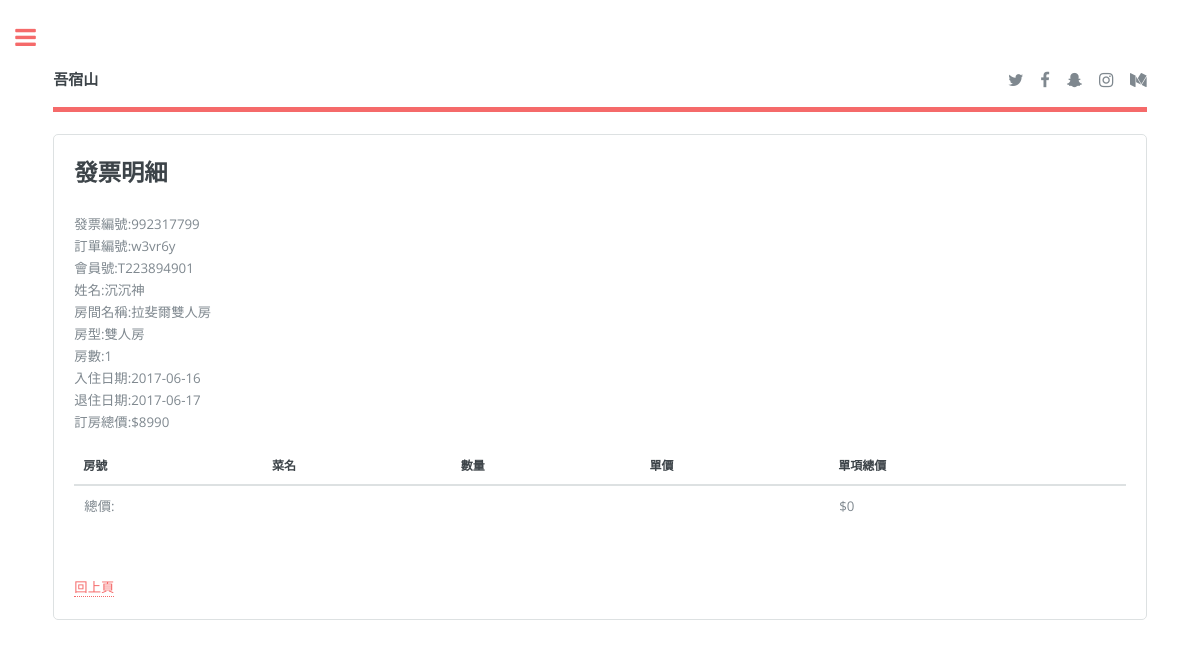
Page /index.php/employee/invoice?id=w3vr6y (signed in) on the committed database.
### tables this page shows
CREATE TABLE IF NOT EXISTS `invoice` (
  `inv_Num` int(11) NOT NULL AUTO_INCREMENT,
  `inv_ID` varchar(10) NOT NULL,
  `rr_OrderNumber` varchar(20) NOT NULL,
  `inv_Date` date DEFAULT NULL,
  `inv_RoomCount` varchar(10) NOT NULL,
  `mem_ID` int(11) DEFAULT NULL,
  `rr_ID` varchar(20) DEFAULT NULL,
  `emp_ID` int(11) DEFAULT NULL,
  `or_ID` int(11) DEFAULT NULL,
  `inv_Price` varchar(10) DEFAULT NULL,
  PRIMARY KEY (`inv_Num`)
);

CREATE TABLE IF NOT EXISTS `room_record` (
  `rr_ID` int(11) NOT NULL AUTO_INCREMENT,
  `room_ID` int(11) NOT NULL,
  `rr_OrderNumber` varchar(10) NOT NULL,
  `rr_RoomNumber` varchar(10) NOT NULL,
  `inv_Num` int(11) DEFAULT NULL,
  `rr_DATE` datetime NOT NULL,
  `rr_Member` varchar(20) NOT NULL,
  `rr_RoomCount` varchar(10) NOT NULL,
  `rr_Checkin` date NOT NULL,
  `rr_Checkout` date NOT NULL,
  `rr_People` varchar(2) DEFAULT NULL,
  `rr_State` varchar(2) NOT NULL,
  `rr_VisaCheck` varchar(2) NOT NULL,
  `rr_finish` int(2) NOT NULL,
  PRIMARY KEY (`rr_ID`)
);

CREATE TABLE IF NOT EXISTS `member` (
  `mem_ID` int(11) NOT NULL AUTO_INCREMENT,
  `mem_Identity` varchar(15) NOT NULL,
  `mem_Pwd` varchar(50) NOT NULL,
  `mem_Email` varchar(50) NOT NULL,
  `mem_Name` varchar(20) NOT NULL,
  `mem_Phone` varchar(20) NOT NULL,
  `mem_Gender` varchar(2) NOT NULL,
  `mem_Date` date NOT NULL,
  `mem_Birth` date NOT NULL,
  `mem_Addr` varchar(50) NOT NULL,
  `mem_Authority` int(11) NOT NULL,
  `mem_Tel` varchar(20) NOT NULL,
  PRIMARY KEY (`mem_ID`)
);

CREATE TABLE IF NOT EXISTS `room` (
  `room_ID` int(11) NOT NULL AUTO_INCREMENT,
  `room_Name` varchar(20) NOT NULL,
  `room_Level` varchar(5) NOT NULL,
  `room_Price` varchar(5) NOT NULL,
  `room_Size` varchar(3) NOT NULL,
  `room_Intro` text NOT NULL,
  `room_Quantity` varchar(3) NOT NULL,
  `room_Img1` varchar(15) NOT NULL,
  `room_Img2` varchar(15) NOT NULL,
  `room_Img3` varchar(15) NOT NULL,
  `room_Img4` varchar(15) NOT NULL,
  `room_Img5` varchar(15) NOT NULL,
  `room_Remarks` text NOT NULL,
  PRIMARY KEY (`room_ID`)
);

### application/controllers/Employee.php (called while the page is built, shortened)
<?php
class Employee extends CI_Controller {
        public function invoice()
        {
                $data['title'] = '-發票明細';
                $this->load->helper('url');
                $this->load->view('templates/header_2', $data);
                $this->load->view('employee/invoice.php');
                $this->load->view('templates/manu');
                $this->load->view('templates/footer');
        }
}

### index.php (called while the page is built, shortened)
<?php
require_once BASEPATH.'core/CodeIgniter.php';

### application/views/employee/invoice.php (the view, shortened to what this page needs)
<br>
<div class="box">
  <h2>發票明細</h2>
  <?php
    $id=$_GET["id"];
    $test = "SELECT *, sum(rr_RoomCount) as roomCount FROM room_record where rr_OrderNumber = '$id' group  by rr_OrderNumber";
    $testResult = mysql_query($test);
    $testRow = mysql_fetch_assoc($testResult);
    $findRoom = "SELECT * FROM room where room_ID = '{$testRow['room_ID']}'";
    $findRoomResult = mysql_query($findRoom);
    $findRoomRow = mysql_fetch_assoc($findRoomResult);
    $findCustomer = "SELECT * FROM member where mem_Identity = '{$testRow["rr_Member"]}'";
    $findCustomerResult = mysql_query($findCustomer);
    $findCustomerRow = mysql_fetch_assoc($findCustomerResult);
    $invoice = "select * from invoice where rr_OrderNumber = '$id'";
    $invoiceResult = mysql_query($invoice);
    $invoiceRow = mysql_fetch_assoc($invoiceResult);
    $sql_room = "select room_Price from room where room_ID = {$testRow['room_ID']}";
    $result_room = mysql_query($sql_room);
    $row_room = mysql_fetch_assoc($result_room);
    $totalPrice = $invoiceRow["inv_RoomCount"] * $row_room['room_Price'];
    echo "發票編號:".$invoiceRow["inv_ID"]."<br>";
    echo "訂單編號:".$testRow["rr_OrderNumber"]."<br>";
    echo "會員號:".$testRow["rr_Member"]."<br>";
    echo "姓名:".$findCustomerRow["mem_Name"]."<br>";
    echo "房間名稱:".$findRoomRow["room_Name"]."<br>";
    echo "房型:".$findRoomRow["room_Size"]."<br>";
    echo "房數:".$testRow["roomCount"]."<br>";
    echo "入住日期:".$testRow["rr_Checkin"]."<br>";
    echo "退住日期:".$testRow["rr_Checkout"]."<br>";
    echo "訂房總價:$".$totalPrice."<br><br>";
    echo "<table border=1>";
    echo "<thead>
            <tr>
              <th>房號</th>
              <th>菜名</th>
              <th>數量</th>
              <th>單價</th>
              <th>單項總價</th>
            </tr>
          </thead>";
    $sql2= "select total from price_total where Number='$id' limit 1";
    $result2 = mysql_query($sql2);
    $row2 = mysql_fetch_assoc($result2);
    $foodprice = "0";
    $foodprice += $row2["total"];
    echo"<tfoot>
            <tr>
              <td colspan=\"4\">總價: </td>
              <td>$".$foodprice."</td>
            </tr>
          </tfoot>
        ";
    echo "</table>";
    echo "<br>";
    echo "<a href='view_record'>回上頁</a>";
  ?>
</div>

### assets/css/main.css (style rules this page uses)
html, body, div, span, applet, object, iframe, h1, h2, h3, h4, h5, h6, p, blockquote, pre, a, abbr, acronym, address, big, cite, code, del, dfn, em, img, ins, kbd, q, s, samp, small, strike, strong, sub, sup, tt, var, b, u, i, center, dl, dt, dd, ol, ul, li, fieldset, form, label, legend, table, caption, tbody, tfoot, thead, tr, th, td, article, aside, canvas, details, embed, figure, figcaption, footer, header, hgroup, menu, nav, output, ruby, section, summary, time, mark, audio, video { margin: 0; padding: 0; border: 0; font-size: 100%; font: inherit; vertical-align: baseline; }
body { line-height: 1; }
table { border-collapse: collapse; border-spacing: 0; }
body { -webkit-text-size-adjust: none; }
*, *:before, *:after { -moz-box-sizing: border-box; -webkit-box-sizing: border-box; box-sizing: border-box; }
body { -ms-overflow-style: scrollbar; }
body { background: #ffffff; }
body, input, select, textarea { color: #7f888f; font-family: "Open Sans", sans-serif; font-size: 13pt; font-weight: 400; line-height: 1.65; }
@media screen and (max-width: 1680px) { body, input, select, textarea { font-size: 11pt; } }
@media screen and (max-width: 1280px) { body, input, select, textarea { font-size: 10pt; } }
a { -moz-transition: color 0.2s ease-in-out, border-bottom-color 0.2s ease-in-out; -webkit-transition: color 0.2s ease-in-out, border-bottom-color 0.2s ease-in-out; -ms-transition: color 0.2s ease-in-out, border-bottom-color 0.2s ease-in-out; transition: color 0.2s ease-in-out, border-bottom-color 0.2s ease-in-out; border-bottom: dotted 1px; color: #f56a6a; text-decoration: none; }
h1, h2, h3, h4, h5, h6 { color: #3d4449; font-family: "Roboto Slab", serif; font-weight: 700; line-height: 1.5; margin: 0 0 1em 0; }
h2 { font-size: 1.75em; }
.box { border-radius: 0.375em; border: solid 1px rgba(210, 215, 217, 0.75); margin-bottom: 2em; padding: 1.5em; }
.box > :last-child, .box > :last-child > :last-child, .box > :last-child > :last-child > :last-child { margin-bottom: 0; }
table { margin: 0 0 2em 0; width: 100%; }
table td { padding: 0.75em 0.75em; }
table th { color: #3d4449; font-size: 0.9em; font-weight: 600; padding: 0 0.75em 0.75em 0.75em; text-align: left; }
table thead { border-bottom: solid 2px rgba(210, 215, 217, 0.75); }
table tfoot { border-top: solid 2px rgba(210, 215, 217, 0.75); }
input[type="date"], input[type="number"], { height: 2.75em; }

### rows in the picture
invoice: inv_ID "992317799", inv_RoomCount.room_Price "8990"
room_record: rr_OrderNumber "w3vr6y", rr_Member "T223894901", rr_Checkin "2017-06-16", rr_Checkout "2017-06-17"
member: mem_Name "沉沉神"
room: room_Name "拉斐爾雙人房", room_Size "雙人房"

### other values in the picture
$testRow["roomCount"] "1"
$foodprice "0"
